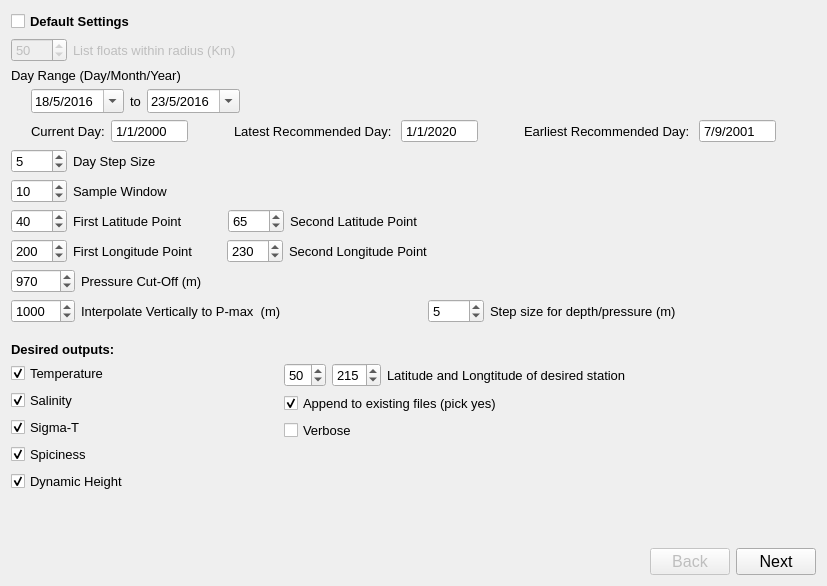
          <widget class="QWidget" name="settingsPage">
           <layout class="QVBoxLayout" name="verticalLayout_5">
            <item>
             <layout class="QHBoxLayout" name="horizontalLayout_6"/>
            </item>
            <item>
             <widget class="QCheckBox" name="defaultSettingsCheckBox">
              <property name="font">
               <font>
                <pointsize>10</pointsize>
                <weight>75</weight>
                <bold>true</bold>
               </font>
              </property>
              <property name="text">
               <string>Default Settings</string>
              </property>
             </widget>
            </item>
            <item>
             <layout class="QHBoxLayout" name="horizontalLayout_5">
              <item>
               <widget class="QSpinBox" name="floatRadiusBox">
                <property name="enabled">
                 <bool>false</bool>
                </property>
                <property name="font">
                 <font>
                  <pointsize>10</pointsize>
                 </font>
                </property>
                <property name="maximum">
                 <number>9999</number>
                </property>
                <property name="value">
                 <number>50</number>
                </property>
               </widget>
              </item>
              <item>
               <widget class="QLabel" name="label_3">
                <property name="enabled">
                 <bool>false</bool>
                </property>
                <property name="font">
                 <font>
                  <pointsize>10</pointsize>
                 </font>
                </property>
                <property name="text">
                 <string>List floats within radius (Km)</string>
                </property>
               </widget>
              </item>
              <item>
               <spacer name="horizontalSpacer_6">
                <property name="orientation">
                 <enum>Qt::Horizontal</enum>
                </property>
                <property name="sizeHint" stdset="0">
                 <size>
                  <width>40</width>
                  <height>20</height>
                 </size>
                </property>
               </spacer>
              </item>
             </layout>
            </item>
            <item>
             <widget class="QLabel" name="label_5">
              <property name="font">
               <font>
                <pointsize>10</pointsize>
               </font>
              </property>
              <property name="text">
               <string>Day Range (Day/Month/Year)</string>
              </property>
             </widget>
            </item>
            <item>
             <layout class="QHBoxLayout" name="horizontalLayout_16">
              <item>
               <spacer name="horizontalSpacer_22">
                <property name="orientation">
                 <enum>Qt::Horizontal</enum>
                </property>
                <property name="sizeType">
                 <enum>QSizePolicy::Fixed</enum>
                </property>
                <property name="sizeHint" stdset="0">
                 <size>
                  <width>20</width>
                  <height>20</height>
                 </size>
                </property>
               </spacer>
              </item>
              <item>
               <widget class="QDateEdit" name="startRangeDateEdit">
                <property name="font">
                 <font>
                  <pointsize>10</pointsize>
                 </font>
                </property>
                <property name="displayFormat">
                 <string>d/M/yyyy</string>
                </property>
                <property name="calendarPopup">
                 <bool>true</bool>
                </property>
                <property name="date">
                 <date>
                  <year>2016</year>
                  <month>5</month>
                  <day>18</day>
                 </date>
                </property>
               </widget>
              </item>
              <item>
               <widget class="QLabel" name="label_15">
                <property name="font">
                 <font>
                  <pointsize>10</pointsize>
                 </font>
                </property>
                <property name="text">
                 <string>to</string>
                </property>
               </widget>
              </item>
              <item>
               <widget class="QDateEdit" name="endRangeDateEdit">
                <property name="font">
                 <font>
                  <pointsize>10</pointsize>
                 </font>
                </property>
                <property name="displayFormat">
                 <string>d/M/yyyy</string>
                </property>
                <property name="calendarPopup">
                 <bool>true</bool>
                </property>
                <property name="date">
                 <date>
                  <year>2016</year>
                  <month>5</month>
                  <day>23</day>
                 </date>
                </property>
               </widget>
              </item>
              <item>
               <spacer name="horizontalSpacer_19">
                <property name="orientation">
                 <enum>Qt::Horizontal</enum>
                </property>
                <property name="sizeHint" stdset="0">
                 <size>
                  <width>40</width>
                  <height>20</height>
                 </size>
                </property>
               </spacer>
              </item>
             </layout>
            </item>
            <item>
             <layout class="QHBoxLayout" name="horizontalLayout_17">
              <item>
               <spacer name="horizontalSpacer_23">
                <property name="orientation">
                 <enum>Qt::Horizontal</enum>
                </property>
                <property name="sizeType">
                 <enum>QSizePolicy::Fixed</enum>
                </property>
                <property name="sizeHint" stdset="0">
                 <size>
                  <width>20</width>
                  <height>20</height>
                 </size>
                </property>
               </spacer>
              </item>
              <item>
               <widget class="QLabel" name="currentDayLabel">
                <property name="font">
                 <font>
                  <pointsize>10</pointsize>
                  <weight>50</weight>
                  <bold>false</bold>
                 </font>
                </property>
                <property name="text">
                 <string>Current Day:</string>
                </property>
               </widget>
              </item>
              <item>
               <widget class="QDateEdit" name="currentDayDateEdit">
                <property name="enabled">
                 <bool>true</bool>
                </property>
                <property name="font">
                 <font>
                  <pointsize>10</pointsize>
                 </font>
                </property>
                <property name="readOnly">
                 <bool>true</bool>
                </property>
                <property name="buttonSymbols">
                 <enum>QAbstractSpinBox::NoButtons</enum>
                </property>
                <property name="displayFormat">
                 <string>d/M/yyyy</string>
                </property>
               </widget>
              </item>
              <item>
               <spacer name="horizontalSpacer_20">
                <property name="orientation">
                 <enum>Qt::Horizontal</enum>
                </property>
                <property name="sizeHint" stdset="0">
                 <size>
                  <width>40</width>
                  <height>20</height>
                 </size>
                </property>
               </spacer>
              </item>
              <item>
               <widget class="QLabel" name="currentDayRangeLabel">
                <property name="font">
                 <font>
                  <pointsize>10</pointsize>
                 </font>
                </property>
                <property name="text">
                 <string>Latest Recommended Day: </string>
                </property>
               </widget>
              </item>
              <item>
               <widget class="QDateEdit" name="latestDayDateEdit">
                <property name="enabled">
                 <bool>true</bool>
                </property>
                <property name="font">
                 <font>
                  <pointsize>10</pointsize>
                 </font>
                </property>
                <property name="readOnly">
                 <bool>true</bool>
                </property>
                <property name="buttonSymbols">
                 <enum>QAbstractSpinBox::NoButtons</enum>
                </property>
                <property name="displayFormat">
                 <string>d/M/yyyy</string>
                </property>
                <property name="date">
                 <date>
                  <year>2020</year>
                  <month>1</month>
                  <day>1</day>
                 </date>
                </property>
               </widget>
              </item>
              <item>
               <spacer name="horizontalSpacer_21">
                <property name="orientation">
                 <enum>Qt::Horizontal</enum>
                </property>
                <property name="sizeHint" stdset="0">
                 <size>
                  <width>40</width>
                  <height>20</height>
                 </size>
                </property>
               </spacer>
              </item>
              <item>
               <widget class="QLabel" name="currentDayRangeLabel_2">
                <property name="font">
                 <font>
                  <pointsize>10</pointsize>
                 </font>
                </property>
                <property name="text">
                 <string>Earliest Recommended Day: </string>
                </property>
               </widget>
              </item>
              <item>
               <widget class="QDateEdit" name="earliestDayDateEdit">
                <property name="enabled">
                 <bool>true</bool>
                </property>
                <property name="font">
                 <font>
                  <pointsize>10</pointsize>
                 </font>
                </property>
                <property name="readOnly">
                 <bool>true</bool>
                </property>
                <property name="buttonSymbols">
                 <enum>QAbstractSpinBox::NoButtons</enum>
                </property>
                <property name="displayFormat">
                 <string>d/M/yyyy</string>
                </property>
                <property name="date">
                 <date>
                  <year>2001</year>
                  <month>9</month>
                  <day>7</day>
                 </date>
                </property>
               </widget>
              </item>
              <item>
               <spacer name="horizontalSpacer_3">
                <property name="orientation">
                 <enum>Qt::Horizontal</enum>
                </property>
                <property name="sizeHint" stdset="0">
                 <size>
                  <width>40</width>
                  <height>20</height>
                 </size>
                </property>
               </spacer>
              </item>
             </layout>
            </item>
            <item>
             <layout class="QHBoxLayout" name="horizontalLayout_8">
              <item>
               <widget class="QSpinBox" name="dayStepSizeBox">
                <property name="font">
                 <font>
                  <pointsize>10</pointsize>
                 </font>
                </property>
                <property name="maximum">
                 <number>9999</number>
                </property>
                <property name="value">
                 <number>5</number>
                </property>
               </widget>
              </item>
              <item>
               <widget class="QLabel" name="label_6">
                <property name="font">
                 <font>
                  <pointsize>10</pointsize>
                 </font>
                </property>
                <property name="text">
                 <string>Day Step Size</string>
                </property>
               </widget>
              </item>
              <item>
               <spacer name="horizontalSpacer_7">
                <property name="orientation">
                 <enum>Qt::Horizontal</enum>
                </property>
                <property name="sizeHint" stdset="0">
                 <size>
                  <width>40</width>
                  <height>20</height>
                 </size>
                </property>
               </spacer>
              </item>
             </layout>
            </item>
            <item>
             <layout class="QHBoxLayout" name="horizontalLayout_9">
              <item>
               <widget class="QSpinBox" name="sampleWindowBox">
                <property name="font">
                 <font>
                  <pointsize>10</pointsize>
                 </font>
                </property>
                <property name="maximum">
                 <number>9999</number>
                </property>
                <property name="value">
                 <number>10</number>
                </property>
               </widget>
              </item>
              <item>
               <widget class="QLabel" name="label_7">
                <property name="font">
                 <font>
                  <pointsize>10</pointsize>
                 </font>
                </property>
                <property name="text">
                 <string>Sample Window</string>
                </property>
               </widget>
              </item>
              <item>
               <spacer name="horizontalSpacer_10">
                <property name="orientation">
                 <enum>Qt::Horizontal</enum>
                </property>
                <property name="sizeHint" stdset="0">
                 <size>
                  <width>40</width>
                  <height>20</height>
                 </size>
                </property>
               </spacer>
              </item>
             </layout>
            </item>
            <item>
             <layout class="QHBoxLayout" name="horizontalLayout_10">
              <item>
               <widget class="QSpinBox" name="firstLatitudeBox">
                <property name="font">
                 <font>
                  <pointsize>10</pointsize>
                 </font>
                </property>
                <property name="maximum">
                 <number>9999</number>
                </property>
                <property name="value">
                 <number>40</number>
                </property>
               </widget>
              </item>
              <item>
               <widget class="QLabel" name="label_8">
                <property name="font">
                 <font>
                  <pointsize>10</pointsize>
                 </font>
                </property>
                <property name="text">
                 <string>First Latitude Point</string>
                </property>
               </widget>
              </item>
              <item>
               <spacer name="horizontalSpacer_24">
                <property name="orientation">
                 <enum>Qt::Horizontal</enum>
                </property>
                <property name="sizeType">
                 <enum>QSizePolicy::Maximum</enum>
                </property>
                <property name="sizeHint" stdset="0">
                 <size>
                  <width>40</width>
                  <height>20</height>
                 </size>
                </property>
               </spacer>
              </item>
              <item>
               <widget class="QSpinBox" name="secondLatitudeBox">
                <property name="font">
                 <font>
                  <pointsize>10</pointsize>
                 </font>
                </property>
                <property name="maximum">
                 <number>9999</number>
                </property>
                <property name="value">
                 <number>65</number>
                </property>
               </widget>
              </item>
              <item>
               <widget class="QLabel" name="label_16">
                <property name="font">
                 <font>
                  <pointsize>10</pointsize>
                 </font>
                </property>
                <property name="text">
                 <string>Second Latitude Point</string>
                </property>
               </widget>
              </item>
              <item>
               <spacer name="horizontalSpacer_11">
                <property name="orientation">
                 <enum>Qt::Horizontal</enum>
                </property>
                <property name="sizeHint" stdset="0">
                 <size>
                  <width>40</width>
                  <height>20</height>
                 </size>
                </property>
               </spacer>
              </item>
             </layout>
            </item>
            <item>
             <layout class="QHBoxLayout" name="horizontalLayout_11">
              <item>
               <widget class="QSpinBox" name="firstLongitudeBox">
                <property name="font">
                 <font>
                  <pointsize>10</pointsize>
                 </font>
                </property>
                <property name="maximum">
                 <number>9999</number>
                </property>
                <property name="value">
                 <number>200</number>
                </property>
               </widget>
              </item>
              <item>
               <widget class="QLabel" name="label_9">
                <property name="font">
                 <font>
                  <pointsize>10</pointsize>
                 </font>
                </property>
                <property name="text">
                 <string>First Longitude Point</string>
                </property>
               </widget>
              </item>
              <item>
               <spacer name="horizontalSpacer_25">
                <property name="orientation">
                 <enum>Qt::Horizontal</enum>
                </property>
                <property name="sizeType">
                 <enum>QSizePolicy::Maximum</enum>
                </property>
                <property name="sizeHint" stdset="0">
                 <size>
                  <width>28</width>
                  <height>20</height>
                 </size>
                </property>
               </spacer>
              </item>
              <item>
               <widget class="QSpinBox" name="secondLongitudeBox">
                <property name="font">
                 <font>
                  <pointsize>10</pointsize>
                 </font>
                </property>
                <property name="maximum">
                 <number>9999</number>
                </property>
                <property name="value">
                 <number>230</number>
                </property>
               </widget>
              </item>
              <item>
               <widget class="QLabel" name="label_17">
                <property name="font">
                 <font>
                  <pointsize>10</pointsize>
                 </font>
                </property>
                <property name="text">
                 <string>Second Longitude Point</string>
                </property>
               </widget>
              </item>
              <item>
               <spacer name="horizontalSpacer_12">
                <property name="orientation">
                 <enum>Qt::Horizontal</enum>
                </property>
                <property name="sizeHint" stdset="0">
                 <size>
                  <width>40</width>
                  <height>20</height>
                 </size>
                </property>
               </spacer>
              </item>
             </layout>
            </item>
            <item>
             <layout class="QHBoxLayout" name="horizontalLayout_12">
              <item>
               <widget class="QSpinBox" name="pressureCutOffBox">
                <property name="font">
                 <font>
                  <pointsize>10</pointsize>
                 </font>
                </property>
                <property name="maximum">
                 <number>99999</number>
                </property>
                <property name="value">
                 <number>970</number>
                </property>
               </widget>
              </item>
              <item>
               <widget class="QLabel" name="label_10">
                <property name="font">
                 <font>
                  <pointsize>10</pointsize>
                 </font>
                </property>
                <property name="text">
                 <string>Pressure Cut-Off (m)</string>
                </property>
               </widget>
              </item>
              <item>
               <spacer name="horizontalSpacer_13">
                <property name="orientation">
                 <enum>Qt::Horizontal</enum>
                </property>
                <property name="sizeHint" stdset="0">
                 <size>
                  <width>40</width>
                  <height>20</height>
                 </size>
                </property>
               </spacer>
              </item>
             </layout>
            </item>
            <item>
             <layout class="QHBoxLayout" name="horizontalLayout_13">
              <item>
               <widget class="QSpinBox" name="maxInterpDepthBox">
                <property name="font">
                 <font>
                  <pointsize>10</pointsize>
                 </font>
                </property>
                <property name="maximum">
                 <number>99999</number>
                </property>
                <property name="value">
                 <number>1000</number>
                </property>
               </widget>
              </item>
              <item>
               <widget class="QLabel" name="label_11">
                <property name="font">
                 <font>
                  <pointsize>10</pointsize>
                 </font>
                </property>
                <property name="text">
                 <string>Interpolate Vertically to P-max  (m)</string>
                </property>
               </widget>
              </item>
              <item>
               <spacer name="horizontalSpacer_14">
                <property name="orientation">
                 <enum>Qt::Horizontal</enum>
                </property>
                <property name="sizeHint" stdset="0">
                 <size>
                  <width>40</width>
                  <height>20</height>
                 </size>
                </property>
               </spacer>
              </item>
              <item>
               <widget class="QSpinBox" name="stepSizeBox">
                <property name="font">
                 <font>
                  <pointsize>10</pointsize>
                 </font>
                </property>
                <property name="maximum">
                 <number>9999</number>
                </property>
                <property name="value">
                 <number>5</number>
                </property>
               </widget>
              </item>
              <item>
               <widget class="QLabel" name="label_12">
                <property name="font">
                 <font>
                  <pointsize>10</pointsize>
                 </font>
                </property>
                <property name="text">
                 <string>Step size for depth/pressure (m)</string>
                </property>
               </widget>
              </item>
              <item>
               <spacer name="horizontalSpacer_15">
                <property name="orientation">
                 <enum>Qt::Horizontal</enum>
                </property>
                <property name="sizeHint" stdset="0">
                 <size>
                  <width>40</width>
                  <height>20</height>
                 </size>
                </property>
               </spacer>
              </item>
             </layout>
            </item>
            <item>
             <spacer name="verticalSpacer_6">
              <property name="orientation">
               <enum>Qt::Vertical</enum>
              </property>
              <property name="sizeHint" stdset="0">
               <size>
                <width>20</width>
                <height>13</height>
               </size>
              </property>
             </spacer>
            </item>
            <item>
             <widget class="QLabel" name="label_13">
              <property name="font">
               <font>
                <pointsize>10</pointsize>
                <weight>75</weight>
                <bold>true</bold>
               </font>
              </property>
              <property name="text">
               <string>Desired outputs:</string>
              </property>
             </widget>
            </item>
            <item>
             <layout class="QHBoxLayout" name="horizontalLayout_15">
              <item>
               <layout class="QVBoxLayout" name="verticalLayout_3">
                <item>
                 <widget class="QCheckBox" name="tempCheckBox">
                  <property name="font">
                   <font>
                    <pointsize>10</pointsize>
                   </font>
                  </property>
                  <property name="text">
                   <string>Temperature</string>
                  </property>
                  <property name="checked">
                   <bool>true</bool>
                  </property>
                 </widget>
                </item>
                <item>
                 <widget class="QCheckBox" name="salinityCheckBox">
                  <property name="font">
                   <font>
                    <pointsize>10</pointsize>
                   </font>
                  </property>
                  <property name="text">
                   <string>Salinity</string>
                  </property>
                  <property name="checked">
                   <bool>true</bool>
                  </property>
                 </widget>
                </item>
                <item>
                 <widget class="QCheckBox" name="sigmaTCheckBox">
                  <property name="font">
                   <font>
                    <pointsize>10</pointsize>
                   </font>
                  </property>
                  <property name="text">
                   <string>Sigma-T</string>
                  </property>
                  <property name="checked">
                   <bool>true</bool>
                  </property>
                 </widget>
                </item>
                <item>
                 <widget class="QCheckBox" name="spicinessCheckBox">
                  <property name="font">
                   <font>
                    <pointsize>10</pointsize>
                   </font>
                  </property>
                  <property name="text">
                   <string>Spiciness</string>
                  </property>
                  <property name="checked">
                   <bool>true</bool>
                  </property>
                 </widget>
                </item>
                <item>
                 <widget class="QCheckBox" name="dynamicHeightCheckBox">
                  <property name="font">
                   <font>
                    <pointsize>10</pointsize>
                   </font>
                  </property>
                  <property name="text">
                   <string>Dynamic Height</string>
                  </property>
                  <property name="checked">
                   <bool>true</bool>
                  </property>
                 </widget>
                </item>
               </layout>
              </item>
              <item>
               <spacer name="horizontalSpacer_17">
                <property name="orientation">
                 <enum>Qt::Horizontal</enum>
                </property>
                <property name="sizeHint" stdset="0">
                 <size>
                  <width>40</width>
                  <height>20</height>
                 </size>
                </property>
               </spacer>
              </item>
              <item>
               <layout class="QVBoxLayout" name="verticalLayout_4">
                <item>
                 <layout class="QHBoxLayout" name="horizontalLayout_14">
                  <item>
                   <widget class="QSpinBox" name="latitudeDesiredBox">
                    <property name="font">
                     <font>
                      <pointsize>10</pointsize>
                     </font>
                    </property>
                    <property name="value">
                     <number>50</number>
                    </property>
                   </widget>
                  </item>
                  <item>
                   <widget class="QSpinBox" name="longitudeDesiredBox">
                    <property name="font">
                     <font>
                      <pointsize>10</pointsize>
                     </font>
                    </property>
                    <property name="maximum">
                     <number>300</number>
                    </property>
                    <property name="value">
                     <number>215</number>
                    </property>
                   </widget>
                  </item>
                  <item>
                   <widget class="QLabel" name="label_14">
                    <property name="font">
                     <font>
                      <pointsize>10</pointsize>
                     </font>
                    </property>
                    <property name="text">
                     <string>Latitude and Longtitude of desired station</string>
                    </property>
                   </widget>
                  </item>
                  <item>
                   <spacer name="horizontalSpacer_16">
                    <property name="orientation">
                     <enum>Qt::Horizontal</enum>
                    </property>
                    <property name="sizeHint" stdset="0">
                     <size>
                      <width>40</width>
                      <height>20</height>
                     </size>
                    </property>
                   </spacer>
                  </item>
                 </layout>
                </item>
                <item>
                 <widget class="QCheckBox" name="appendCheckBox">
                  <property name="font">
                   <font>
                    <pointsize>10</pointsize>
                   </font>
                  </property>
                  <property name="text">
                   <string>Append to existing files (pick yes)</string>
                  </property>
                  <property name="checked">
                   <bool>true</bool>
                  </property>
                 </widget>
                </item>
                <item>
                 <widget class="QCheckBox" name="verboseCheckBox">
                  <property name="font">
                   <font>
                    <pointsize>10</pointsize>
                   </font>
                  </property>
                  <property name="text">
                   <string>Verbose</string>
                  </property>
                 </widget>
                </item>
                <item>
                 <spacer name="verticalSpacer_5">
                  <property name="orientation">
                   <enum>Qt::Vertical</enum>
                  </property>
                  <property name="sizeHint" stdset="0">
                   <size>
                    <width>20</width>
                    <height>40</height>
                   </size>
                  </property>
                 </spacer>
                </item>
               </layout>
              </item>
              <item>
               <spacer name="horizontalSpacer_18">
                <property name="orientation">
                 <enum>Qt::Horizontal</enum>
                </property>
                <property name="sizeHint" stdset="0">
                 <size>
                  <width>40</width>
                  <height>20</height>
                 </size>
                </property>
               </spacer>
              </item>
             </layout>
            </item>
            <item>
             <spacer name="verticalSpacer_3">
              <property name="orientation">
               <enum>Qt::Vertical</enum>
              </property>
              <property name="sizeHint" stdset="0">
               <size>
                <width>20</width>
                <height>50</height>
               </size>
              </property>
             </spacer>
            </item>
            <item>
             <layout class="QHBoxLayout" name="horizontalLayout_7">
              <item>
               <spacer name="horizontalSpacer_9">
                <property name="orientation">
                 <enum>Qt::Horizontal</enum>
                </property>
                <property name="sizeHint" stdset="0">
                 <size>
                  <width>40</width>
                  <height>20</height>
                 </size>
                </property>
               </spacer>
              </item>
              <item>
               <widget class="QPushButton" name="backButton_2">
                <property name="enabled">
                 <bool>false</bool>
                </property>
                <property name="font">
                 <font>
                  <pointsize>12</pointsize>
                 </font>
                </property>
                <property name="text">
                 <string>Back</string>
                </property>
               </widget>
              </item>
              <item>
               <widget class="QPushButton" name="nextButton">
                <property name="font">
                 <font>
                  <pointsize>12</pointsize>
                 </font>
                </property>
                <property name="text">
                 <string>Next</string>
                </property>
               </widget>
              </item>
             </layout>
            </item>
           </layout>
          </widget>
